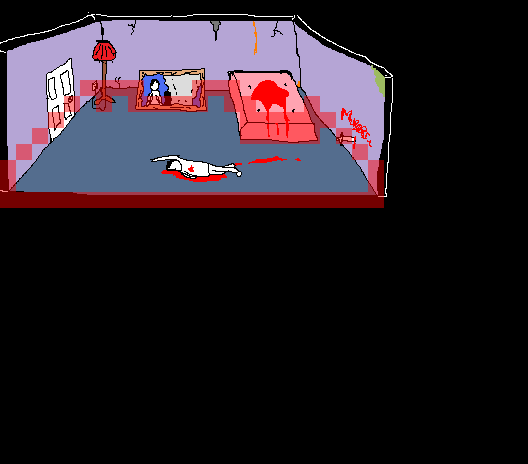

This is a level from a 2D game, rendered from its Tiled map with the project's own tilesets. A one-line summary and the map file follow, with tile-layer data summarised:
An orthogonal 33x29 tile map with 16x16 px tiles, 1 tile layer (collide), 1 image layer and 3 objects (spawn, npc, door).

<map version="1.0" orientation="orthogonal" width="33" height="29" tilewidth="16" tileheight="16">
 <tileset firstgid="1" name="tiles" tilewidth="16" tileheight="16">
  <image source="../images/tiles.png" width="256" height="256" />
 </tileset>
 <imagelayer name="Image Layer 1" width="33" height="29">
  <image source="../images/1_MURDER_ROOM.png" />
 </imagelayer>
 <layer name="collide" width="33" height="29">
  <properties>
   <property name="hidden" value="true" />
   <property name="solid" value="true" />
  </properties>
  <data>[957 cells, 61 non-empty, 1 distinct tile ids]</data>
 </layer>
 <objectgroup name="objects" width="33" height="29">
  <object name="spawn" x="100" y="155" />
  <object name="npc" x="216" y="119" />
  <object name="door" x="78" y="127">
   <properties>
    <property name="to" value="second" />
   </properties>
  </object>
 </objectgroup>
</map>
